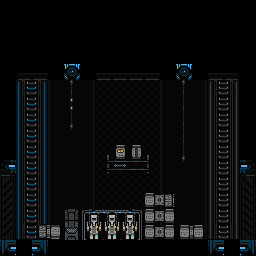

Below is a game level as drawn by its tile map, then a one-line description and the .tmx that defines it (tile-layer data replaced by summaries):
An orthogonal 16x16 tile map with 16x16 px tiles, 5 tile layers (wall, bg doodads, bg doodads 2, main, ...), 2 tilesets and 2 objects (l_0, r_0).

<map version="1.0" orientation="orthogonal" renderorder="right-down" width="16" height="16" tilewidth="16" tileheight="16" nextobjectid="5">
 <properties>
  <property name="isStart" type="bool" value="true" />
 </properties>
 <tileset firstgid="1" source="../corpus.tsx" />
 <tileset firstgid="12097" source="../../connectors.tsx" />
 <layer name="wall" width="16" height="16">
  <data>[256 cells, 148 non-empty, 28 distinct tile ids]</data>
 </layer>
 <layer name="bg doodads" width="16" height="16">
  <data>[256 cells, 28 non-empty, 25 distinct tile ids]</data>
 </layer>
 <layer name="bg doodads 2" width="16" height="16">
  <data>[256 cells, 3 non-empty, 3 distinct tile ids]</data>
 </layer>
 <layer name="main" width="16" height="16">
  <data>[256 cells, 44 non-empty, 19 distinct tile ids]</data>
 </layer>
 <layer name="fg doodads" width="16" height="16">
  <data>[256 cells, 10 non-empty, 6 distinct tile ids]</data>
 </layer>
 <objectgroup name="connectors">
  <object id="2" type="l_0" gid="12101" x="0" y="176" width="16" height="16" />
  <object id="4" type="r_0" gid="12099" x="240" y="176" width="16" height="16" />
 </objectgroup>
</map>